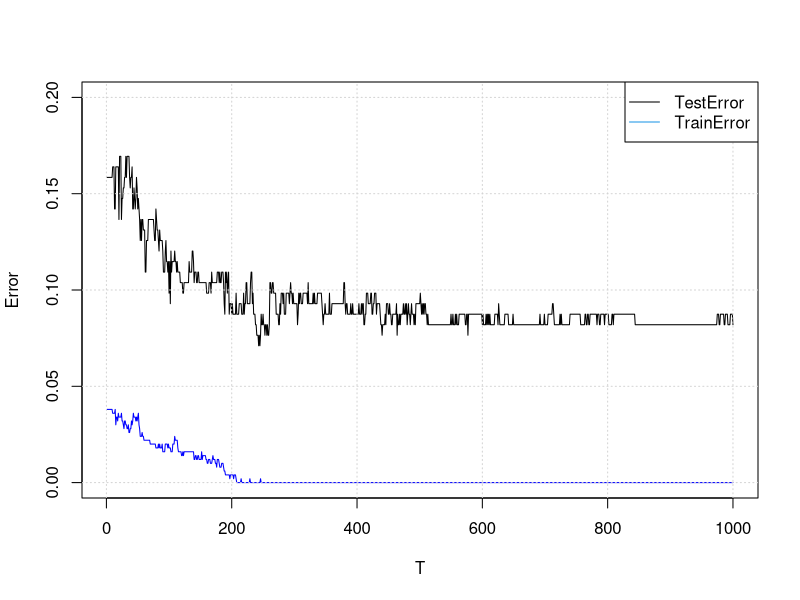
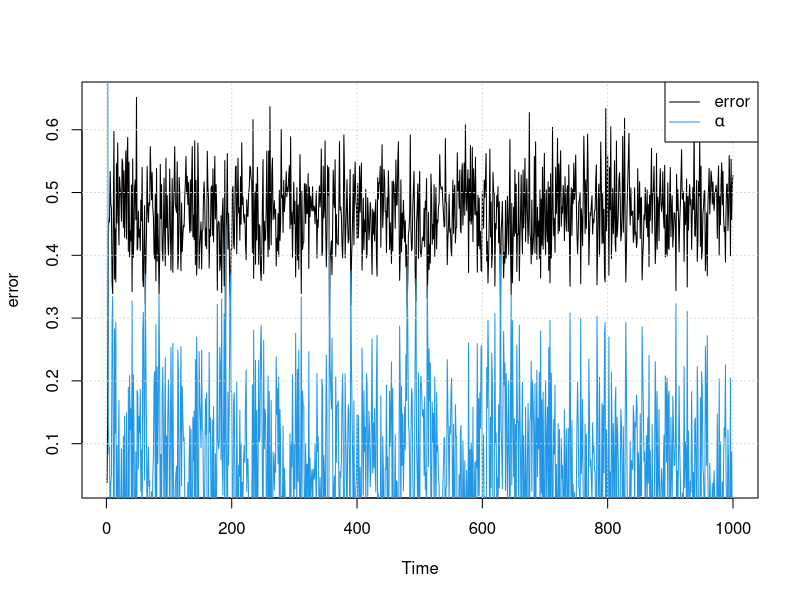
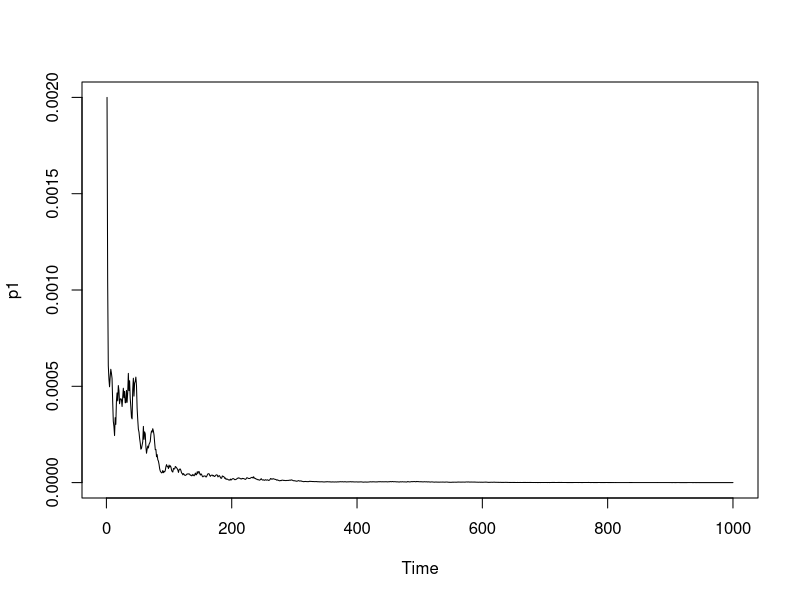
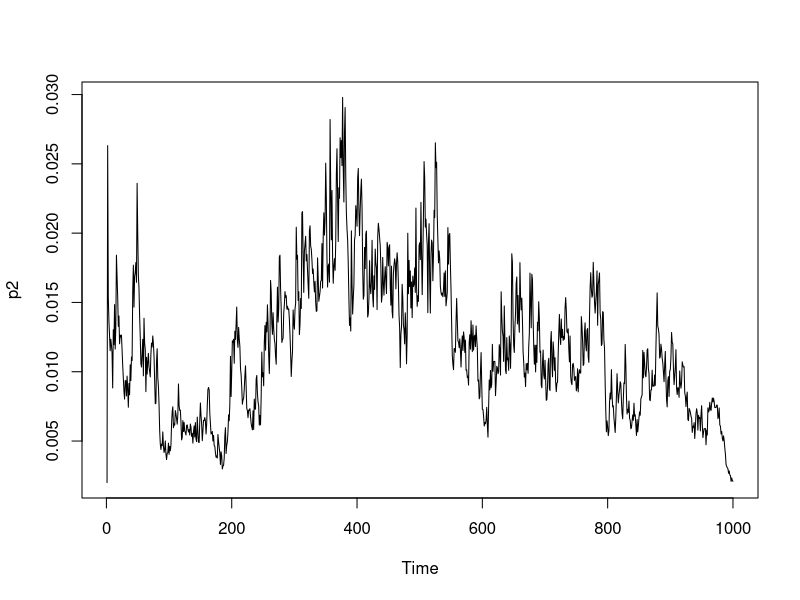
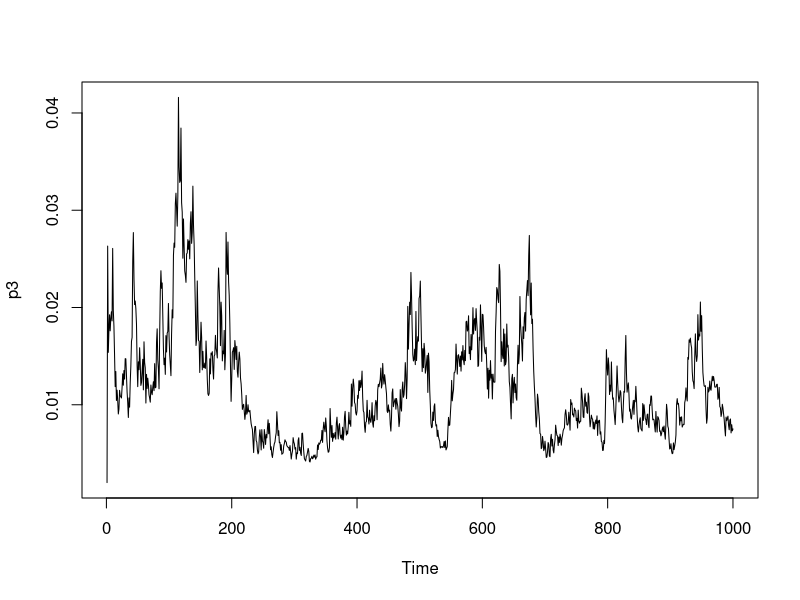

These figures' R source, in order:
#Part1 function: bootstrap
bootstrap = function(w, n) {
  sample <- vector("integer", n)
  cdf <- vector("numeric", length(w))
  tmp <- vector("numeric", length(w))
  for (i in 1:length(w)) {
    tmp[i] <- 1
    cdf[i] <- w %*% tmp
  }
  random <- runif(n, 0 ,1)
  for (i in 1:n) {
    for (j in 1:length(w)) {
      if (cdf[j] >= random[i]) {
        sample[i] = j
        break
      }
    }
  }
  return(sample)
}

#mean
meanTrain = function(m) {
  meanTrain <- vector("numeric",9)
  m <- as.matrix(m)
  for (i in 1:ncol(m)) meanTrain[i] <- mean(m[,i])
  return(meanTrain)
}
#covariance
covTrain = function(m) {
  mean <- meanTrain(m)
  covTrain <- matrix(0, 9, 9)
  m <- as.matrix(m)
  #mean <- as.vector(mean)
  for (i in 1:nrow(m)) covTrain <- covTrain + ((m[i,] - mean) %*% t((m[i,] - mean)))
  covTrain <- covTrain/(nrow(m))
  return(covTrain)
}
#bayes: return a 10*1 vector w
bayes = function(m) {
  x <- m[,1:9]
  cov <- covTrain(x)
  #View(cov)
  x1 <- NULL
  x0 <- NULL
  for (i in 1:nrow(m)) {
    if (m[i,10] == 1) x1 <- rbind(x1, m[i,])
    else x0 <- rbind(x0, m[i,])
  }
  x1 <- x1[,1:9]
  x0 <- x0[,1:9]
  mean1 <- meanTrain(x1)
  mean0 <- meanTrain(x0)
  labelNum <- table(m[,10])
  pi1 <- labelNum[names(labelNum) == 1]
  pi0 <- labelNum[names(labelNum) == -1]
  w0 <- log(pi1/pi0) - 1/2 * t(as.matrix(mean1 + mean0)) %*% solve(cov) %*% as.matrix(mean1 - mean0)
  w <- solve(cov) %*% as.matrix(mean1 - mean0)
  w <- rbind(w0, w)
  return(w)
}

classifier = function(x, w) {
  f <- x %*% w
  f <- sign(f)
  return (f)
}

boostclassifier = function(x, alpha, w) {
  f <- 0
  for (i in 1:nrow(alpha)) {
    f <- f + alpha[i] * classifier(x, w[,i])
  }
  f <- sign(f)
  return (f)
}

#Read & Split Data
AllData <- read.csv("X.csv", header = FALSE)
AllLabel<- read.csv("y.csv", header = FALSE)

yTest <- AllData[1:183,]
yLabel <- AllLabel[1:183,]
#colnames(xLabel) <- c("label")
xTrain <- AllData[184:683,]
xLabel <- AllLabel[184:683,]
#colnames(yLabel) <- c("label")
xTrainLabeled <- cbind(xTrain, xLabel)
xTrainLabeled <- as.matrix(xTrainLabeled)
xTrain <- as.matrix(xTrain)
yTest <- as.matrix(yTest)

p <- rep(1, 500)
p <- p / length(p)
wTotal <- NULL
error <- vector("numeric", 1000)
trainErr <- vector("numeric", 1000)
testErr <- vector("numeric", 1000)
p1 <- vector("numeric", 1000)
p2 <- vector("numeric", 1000)
p3 <- vector("numeric", 1000)
boostingTrain <- vector("numeric", 500)
boostingTest <- vector("numeric", 183)
#alpha <- vector("numeric", 1000) 
alpha <- NULL
for (t in 1:1000) {
  View(t)
  p1[t] = p[205]
  p2[t] = p[406]
  p3[t] = p[470]
  dataset <- bootstrap(p, 500)
  #hist(dataset, breaks=seq(min(dataset)-0.5, max(dataset)+0.5, by=1))
  train <- NULL
  for (i in 1:500) {
    train <- rbind(train, xTrainLabeled[dataset[i],])
  }
#  while (sum(train[,10]) == 500) {
#    dataset <- bootstrap(p, 500)
#    for (i in 1:500) {
#      train <- rbind(train, xTrainLabeled[dataset[i],])
#    }
#  }
  result <- bayes(train[,2:11])
  wTotal <- cbind(wTotal, result)
  for (i in 1:500) {
    if (classifier(xTrain[i,], result) != xLabel[i]) error[t] <- error[t] + p[i]
  }
  #alpha[t] <- 1/2 * log((1-error[t])/error[t])
  alpha <- rbind(alpha, 1/2 * log((1-error[t])/error[t]))
  for (i in 1:500) {
    p[i] <- p[i] * exp(-alpha[t] * xLabel[i] * classifier(xTrain[i,], result))
  }
  p <- p / sum(p)
  ##training and testing error
  #wcurrent =  wTotal %*% alpha
  for (i in 1:500) {
    boostingTrain[i] <- boostingTrain[i] + alpha[t] * classifier(xTrain[i,], wTotal[,t])
  }
  for (i in 1:183) {
    boostingTest[i] <- boostingTest[i] + alpha[t] * classifier(yTest[i,], wTotal[,t])
  }
  for (i in 1:500) {
    #if (boostclassifier(xTrain[i,],alpha,wTotal) != xLabel[i]) trainErr[t] <- trainErr[t] + 1
    if (sign(boostingTrain[i]) != xLabel[i]) trainErr[t] <- trainErr[t] + 1
  }
  trainErr[t] <- trainErr[t] / 500
  for (i in 1:183) {
    if (sign(boostingTest[i])!= yLabel[i]) testErr[t] <- testErr[t] + 1
  }
  testErr[t] <- testErr[t] / 183
  ##error function end
}

##q2 plot trainErr and testErr
plot(testErr, type='l', ylim=c(0.0,0.2), xlab='T', ylab='Error')
par(new=T)
plot(trainErr, type='l',col="blue", ylim=c(0.0,0.2), xlab='', ylab='', axes=F)
grid()
legend( x="topright", 
        legend=c(expression(TestError), expression(TrainError)),
        col=c(33, 36), lwd=1, lty=c(1), 
        pch=c(NA,NA) )

##q3 bayes without boosting
nonboosting <- NULL
nonboosting <- bayes(xTrainLabeled[,2:11])
nonboostingtestErr <- 0
for (i in 1:183) {
  if ((yTest[i,] %*% nonboosting * yLabel[i]) < 0) nonboostingtestErr <- nonboostingtestErr + 1
}
nonboostingtestErr <- nonboostingtestErr / 183

##q4 plot error and alpha
plot.ts(error)
lines(alpha, col = 36)
grid()
legend( x="topright", 
        legend=c(expression(error), expression(alpha)),
        col=c(33, 36), lwd=1, lty=c(1), 
        pch=c(NA,NA) )

##q5 plot p1 p2 p3
plot.ts(p1)
plot.ts(p2)
plot.ts(p3)

#lines(p2, col = 36)
#lines(p3, col = 26)
#grid()
#legend( x="topright", 
#        legend=c(expression(p1), expression(p2), expression(p3)),
#        col=c(33, 36, 26), lwd=1, lty=c(1), 
#        pch=c(NA,NA) )

